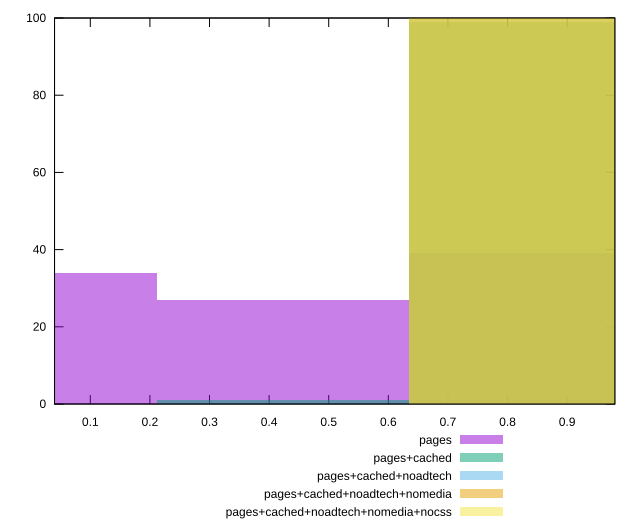

gnuplot code for this plot:
reset

$pages <<EOF
0.8461635236286359 39
0.42308176181431795 27
0 34
EOF

$pagesCached <<EOF
0.42308176181431795 1
0.8461635236286359 99
EOF

$pagesCachedNoadtech <<EOF
0.8461635236286359 100
EOF

$pagesCachedNoadtechNomedia <<EOF
0.8461635236286359 100
EOF

$pagesCachedNoadtechNomediaNocss <<EOF
0.8461635236286359 100
EOF

set key outside below
set boxwidth 0.42308176181431795
set xrange [0.04:0.98]
set yrange [0:100]
set trange [0:100]
set style fill transparent solid 0.5 noborder
set terminal svg size 640, 530 enhanced background rgb 'white'
set output "report_00020_2021-02-19T21:17:38.612Z2/first-meaningful-paint/comparison/histogram/all_score.svg"

plot $pages title "pages" with boxes, \
     $pagesCached title "pages+cached" with boxes, \
     $pagesCachedNoadtech title "pages+cached+noadtech" with boxes, \
     $pagesCachedNoadtechNomedia title "pages+cached+noadtech+nomedia" with boxes, \
     $pagesCachedNoadtechNomediaNocss title "pages+cached+noadtech+nomedia+nocss" with boxes

reset
